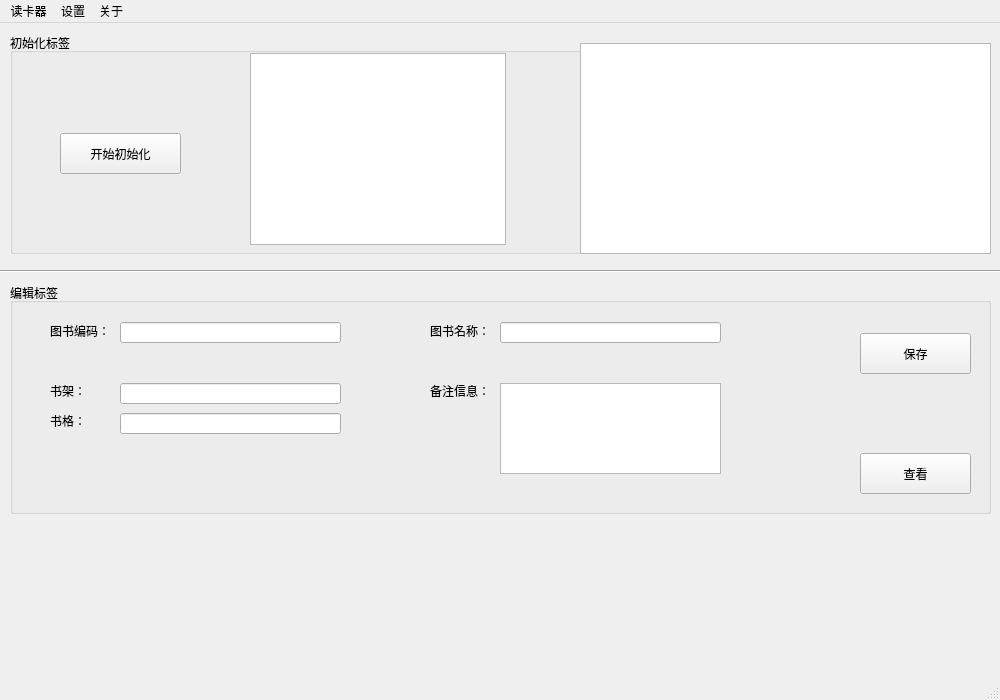
<?xml version="1.0" encoding="UTF-8"?>
<ui version="4.0">
 <class>MainWindow</class>
 <widget class="QMainWindow" name="MainWindow">
  <property name="geometry">
   <rect>
    <x>0</x>
    <y>0</y>
    <width>1000</width>
    <height>700</height>
   </rect>
  </property>
  <property name="windowTitle">
   <string>电子标签编辑器</string>
  </property>
  <widget class="QWidget" name="centralwidget">
   <widget class="QGroupBox" name="init">
    <property name="geometry">
     <rect>
      <x>10</x>
      <y>10</y>
      <width>981</width>
      <height>221</height>
     </rect>
    </property>
    <property name="title">
     <string>初始化标签</string>
    </property>
    <widget class="QPushButton" name="btn_init">
     <property name="geometry">
      <rect>
       <x>50</x>
       <y>100</y>
       <width>121</width>
       <height>41</height>
      </rect>
     </property>
     <property name="text">
      <string>开始初始化</string>
     </property>
    </widget>
    <widget class="QTableView" name="table_init">
     <property name="geometry">
      <rect>
       <x>570</x>
       <y>10</y>
       <width>411</width>
       <height>211</height>
      </rect>
     </property>
    </widget>
    <widget class="QTextBrowser" name="text_init">
     <property name="geometry">
      <rect>
       <x>240</x>
       <y>20</y>
       <width>256</width>
       <height>192</height>
      </rect>
     </property>
    </widget>
   </widget>
   <widget class="Line" name="line">
    <property name="geometry">
     <rect>
      <x>0</x>
      <y>240</y>
      <width>1001</width>
      <height>16</height>
     </rect>
    </property>
    <property name="orientation">
     <enum>Qt::Horizontal</enum>
    </property>
   </widget>
   <widget class="QPushButton" name="btn_save">
    <property name="geometry">
     <rect>
      <x>860</x>
      <y>310</y>
      <width>111</width>
      <height>41</height>
     </rect>
    </property>
    <property name="text">
     <string>保存</string>
    </property>
   </widget>
   <widget class="QPushButton" name="btn_read">
    <property name="geometry">
     <rect>
      <x>860</x>
      <y>430</y>
      <width>111</width>
      <height>41</height>
     </rect>
    </property>
    <property name="text">
     <string>查看</string>
    </property>
   </widget>
   <widget class="QLabel" name="label">
    <property name="geometry">
     <rect>
      <x>50</x>
      <y>300</y>
      <width>61</width>
      <height>16</height>
     </rect>
    </property>
    <property name="text">
     <string>图书编码：</string>
    </property>
   </widget>
   <widget class="QLineEdit" name="edit_code">
    <property name="geometry">
     <rect>
      <x>120</x>
      <y>299</y>
      <width>221</width>
      <height>21</height>
     </rect>
    </property>
   </widget>
   <widget class="QLabel" name="label_2">
    <property name="geometry">
     <rect>
      <x>50</x>
      <y>360</y>
      <width>61</width>
      <height>16</height>
     </rect>
    </property>
    <property name="text">
     <string>书架：</string>
    </property>
   </widget>
   <widget class="QLineEdit" name="lineEdit_2">
    <property name="geometry">
     <rect>
      <x>120</x>
      <y>360</y>
      <width>221</width>
      <height>21</height>
     </rect>
    </property>
   </widget>
   <widget class="QLabel" name="label_3">
    <property name="geometry">
     <rect>
      <x>50</x>
      <y>390</y>
      <width>61</width>
      <height>16</height>
     </rect>
    </property>
    <property name="text">
     <string>书格：</string>
    </property>
   </widget>
   <widget class="QLineEdit" name="lineEdit_3">
    <property name="geometry">
     <rect>
      <x>120</x>
      <y>390</y>
      <width>221</width>
      <height>21</height>
     </rect>
    </property>
   </widget>
   <widget class="QLineEdit" name="lineEdit_4">
    <property name="geometry">
     <rect>
      <x>500</x>
      <y>299</y>
      <width>221</width>
      <height>21</height>
     </rect>
    </property>
    <property name="text">
     <string/>
    </property>
   </widget>
   <widget class="QLabel" name="label_4">
    <property name="geometry">
     <rect>
      <x>430</x>
      <y>300</y>
      <width>61</width>
      <height>16</height>
     </rect>
    </property>
    <property name="text">
     <string>图书名称：</string>
    </property>
   </widget>
   <widget class="QLabel" name="label_5">
    <property name="geometry">
     <rect>
      <x>430</x>
      <y>360</y>
      <width>61</width>
      <height>16</height>
     </rect>
    </property>
    <property name="text">
     <string>备注信息：</string>
    </property>
   </widget>
   <widget class="QTextEdit" name="textEdit">
    <property name="geometry">
     <rect>
      <x>500</x>
      <y>360</y>
      <width>221</width>
      <height>91</height>
     </rect>
    </property>
   </widget>
   <widget class="QGroupBox" name="groupBox">
    <property name="geometry">
     <rect>
      <x>10</x>
      <y>260</y>
      <width>981</width>
      <height>231</height>
     </rect>
    </property>
    <property name="title">
     <string>编辑标签</string>
    </property>
   </widget>
   <zorder>groupBox</zorder>
   <zorder>init</zorder>
   <zorder>line</zorder>
   <zorder>btn_save</zorder>
   <zorder>btn_read</zorder>
   <zorder>label</zorder>
   <zorder>edit_code</zorder>
   <zorder>label_2</zorder>
   <zorder>lineEdit_2</zorder>
   <zorder>label_3</zorder>
   <zorder>lineEdit_3</zorder>
   <zorder>lineEdit_4</zorder>
   <zorder>label_4</zorder>
   <zorder>label_5</zorder>
   <zorder>textEdit</zorder>
  </widget>
  <widget class="QMenuBar" name="menubar">
   <property name="geometry">
    <rect>
     <x>0</x>
     <y>0</y>
     <width>1000</width>
     <height>23</height>
    </rect>
   </property>
   <widget class="QMenu" name="menu_card">
    <property name="title">
     <string>读卡器</string>
    </property>
    <addaction name="action_connect"/>
    <addaction name="action_status"/>
    <addaction name="separator"/>
    <addaction name="action_drive"/>
   </widget>
   <widget class="QMenu" name="menu_seting">
    <property name="title">
     <string>设置</string>
    </property>
    <addaction name="action_club"/>
    <addaction name="separator"/>
    <addaction name="action_kill"/>
    <addaction name="action_pass"/>
   </widget>
   <widget class="QMenu" name="menu_about">
    <property name="title">
     <string>关于</string>
    </property>
    <addaction name="action_help"/>
    <addaction name="separator"/>
    <addaction name="action_me"/>
   </widget>
   <addaction name="menu_card"/>
   <addaction name="menu_seting"/>
   <addaction name="menu_about"/>
  </widget>
  <widget class="QStatusBar" name="statusbar"/>
  <action name="action_connect">
   <property name="text">
    <string>连接</string>
   </property>
  </action>
  <action name="action_status">
   <property name="text">
    <string>状态</string>
   </property>
  </action>
  <action name="action_drive">
   <property name="text">
    <string>下载驱动</string>
   </property>
  </action>
  <action name="action_club">
   <property name="text">
    <string>绘本馆</string>
   </property>
  </action>
  <action name="action_kill">
   <property name="text">
    <string>灭活密码</string>
   </property>
  </action>
  <action name="action_pass">
   <property name="text">
    <string>访问密码</string>
   </property>
  </action>
  <action name="action_help">
   <property name="text">
    <string>帮助</string>
   </property>
  </action>
  <action name="action_me">
   <property name="text">
    <string>作者</string>
   </property>
  </action>
 </widget>
 <resources/>
 <connections/>
</ui>
